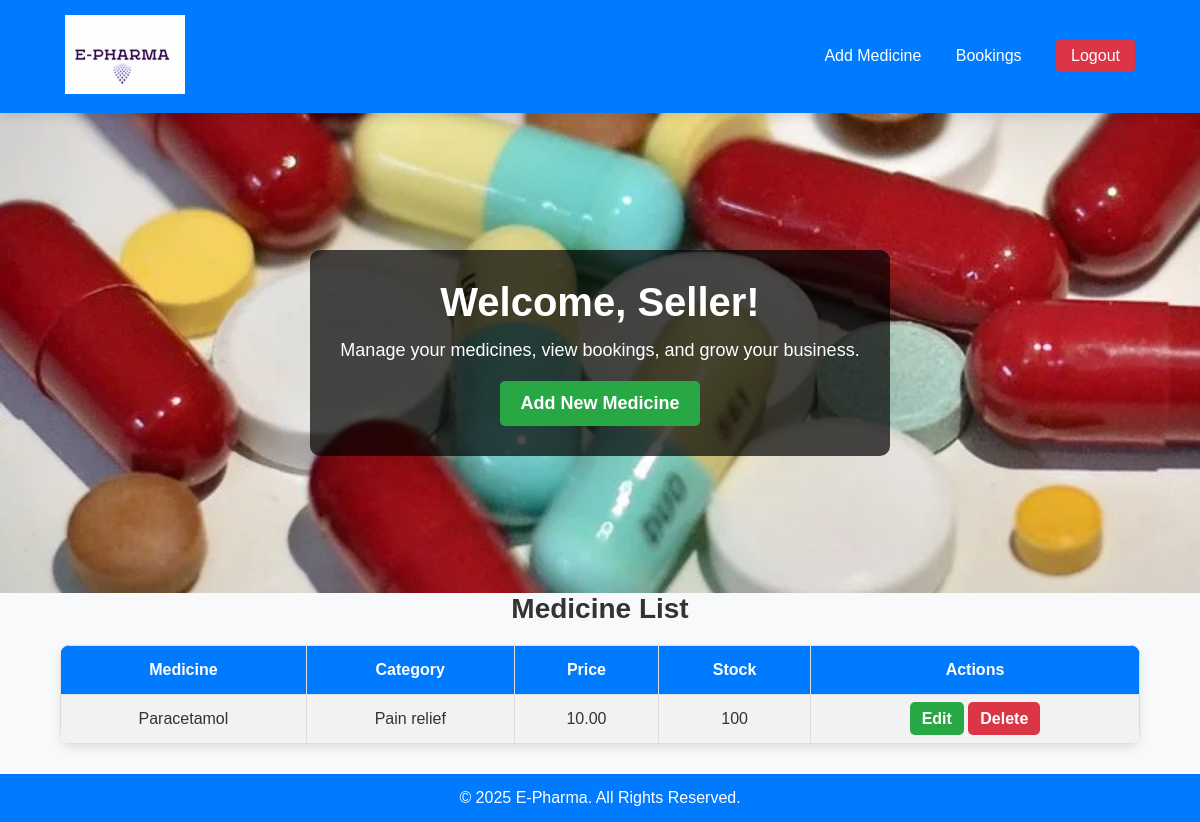
The app's page /sellerhome (signed in) with its own data.
### app/models.py (models this page shows, shortened)
class Medicine(models.Model):
    seller = models.ForeignKey("Seller", on_delete=models.CASCADE)  # Only the seller who added it can edit/delete
    name = models.CharField(max_length=255)
    category = models.ForeignKey("Category", on_delete=models.CASCADE)
    price = models.DecimalField(max_digits=10, decimal_places=2)
    stock = models.PositiveIntegerField()
    description = models.TextField()
    image = models.ImageField(upload_to="medicine_images/", blank=True, null=True)

class Category(models.Model):
    name = models.CharField(max_length=100, unique=True)
    def __str__(self):
        return self.name

### app/views.py (the view)
# urls.py: path('sellerhome',views.sellerhome,name='sellerhome'),
def sellerhome(request):
    if "user_id" in request.session and request.session.get("user_type") == "Seller":
        seller_medicines = Medicine.objects.filter(seller_id=request.session["user_id"])
        return render(request, "seller/sellerhome.html", {"medicines": seller_medicines})
    return redirect("login")

### templates/seller/sellerhome.html (shortened to what this page needs)
<!DOCTYPE html>
<html lang="en">
<head>
</head>
<body>
    <nav class="navbar">
        <a href="#"><img src="../static/OIP (1).jpg" alt="logo"></a>
        <div>
            <a href="../add-medicine">Add Medicine</a>
            <a href="#">Bookings</a>
            <a href="../logout" class="logout">Logout</a>
        </div>
    </nav>
    <div class="hero">
        <div class="hero-content">
            <h1>Welcome, Seller!</h1>
            <p>Manage your medicines, view bookings, and grow your business.</p>
            <a href="../add-medicine" class="btn">Add New Medicine</a>
        </div>
    </div>
    <div class="medicine-section">
        <h2>Medicine List</h2>
        <table>
            <tr>
                <th>Medicine</th>
                <th>Category</th>
                <th>Price</th>
                <th>Stock</th>
                <th>Actions</th>
            </tr>
            {% for med in medicines %}
            <tr>
                <td>{{ med.name }}</td>
                <td>{{ med.category }}</td>
                <td>{{ med.price }}</td>
                <td>{{ med.stock }}</td>
                <td class="table-actions">
                    <a href="{% url 'edit_medicine' med.id %}" class="edit">Edit</a>
                    <a href="{% url 'delete_medicine' med.id %}" class="delete">Delete</a>
                </td>
            </tr>
            {% endfor %}
        </table>
    </div>
    <footer class="footer">
        <p>&copy; 2025 E-Pharma. All Rights Reserved.</p>
    </footer>
</body>
</html>

### templates/seller/sellerhome.html (style rules this page uses)
* { margin: 0; padding: 0; box-sizing: border-box; font-family: 'Poppins', sans-serif; }
body { background-color: #f8f9fa; color: #333; }
.navbar { display: flex; justify-content: space-between; align-items: center; background: #007bff; padding: 15px 50px; box-shadow: 0px 4px 10px rgba(0, 0, 0, 0.1); position: sticky; top: 0; z-index: 1000; }
.navbar img { width: 120px; height: auto; }
.navbar a { color: white; text-decoration: none; font-size: 16px; margin: 0 15px; font-weight: 500; transition: 0.3s; }
.logout { background-color: #dc3545; padding: 8px 15px; border-radius: 5px; font-weight: bold; transition: 0.3s; }
.hero { width: 100%; height: 60vh; background: url("../static/FMT-MEDICINE-CAPSULE-TABLET-UBAT-KKM-01.webp") no-repeat center center/cover; display: flex; align-items: center; justify-content: center; text-align: center; color: white; }
.hero-content { background: rgba(0, 0, 0, 0.7); padding: 30px; border-radius: 10px; max-width: 600px; }
.hero-content h1 { font-size: 40px; margin-bottom: 15px; }
.hero-content p { font-size: 18px; margin-bottom: 20px; }
.hero-content .btn { display: inline-block; background-color: #28a745; color: white; padding: 12px 20px; font-size: 18px; text-decoration: none; border-radius: 5px; font-weight: bold; transition: 0.3s; }
.medicine-section { width: 90%; margin: auto; text-align: center; }
.medicine-section h2 { font-size: 28px; margin-bottom: 20px; color: #333; }
table { width: 100%; border-collapse: collapse; background: white; border-radius: 10px; box-shadow: 0px 4px 10px rgba(0, 0, 0, 0.1); overflow: hidden; }
th, td { border: 1px solid #ddd; padding: 15px; text-align: center; }
th { background: #007bff; color: white; }
tr:nth-child(even) { background: #f2f2f2; }
.table-actions a { padding: 8px 12px; color: white; font-weight: bold; border-radius: 5px; text-decoration: none; transition: 0.3s; }
.edit { background-color: #28a745; }
.delete { background-color: #dc3545; }
.footer { background: #007bff; color: white; text-align: center; padding: 15px; margin-top: 30px; }

### records on screen
Medicine: name "Paracetamol", category "Pain relief", price "10.00", stock "100"
